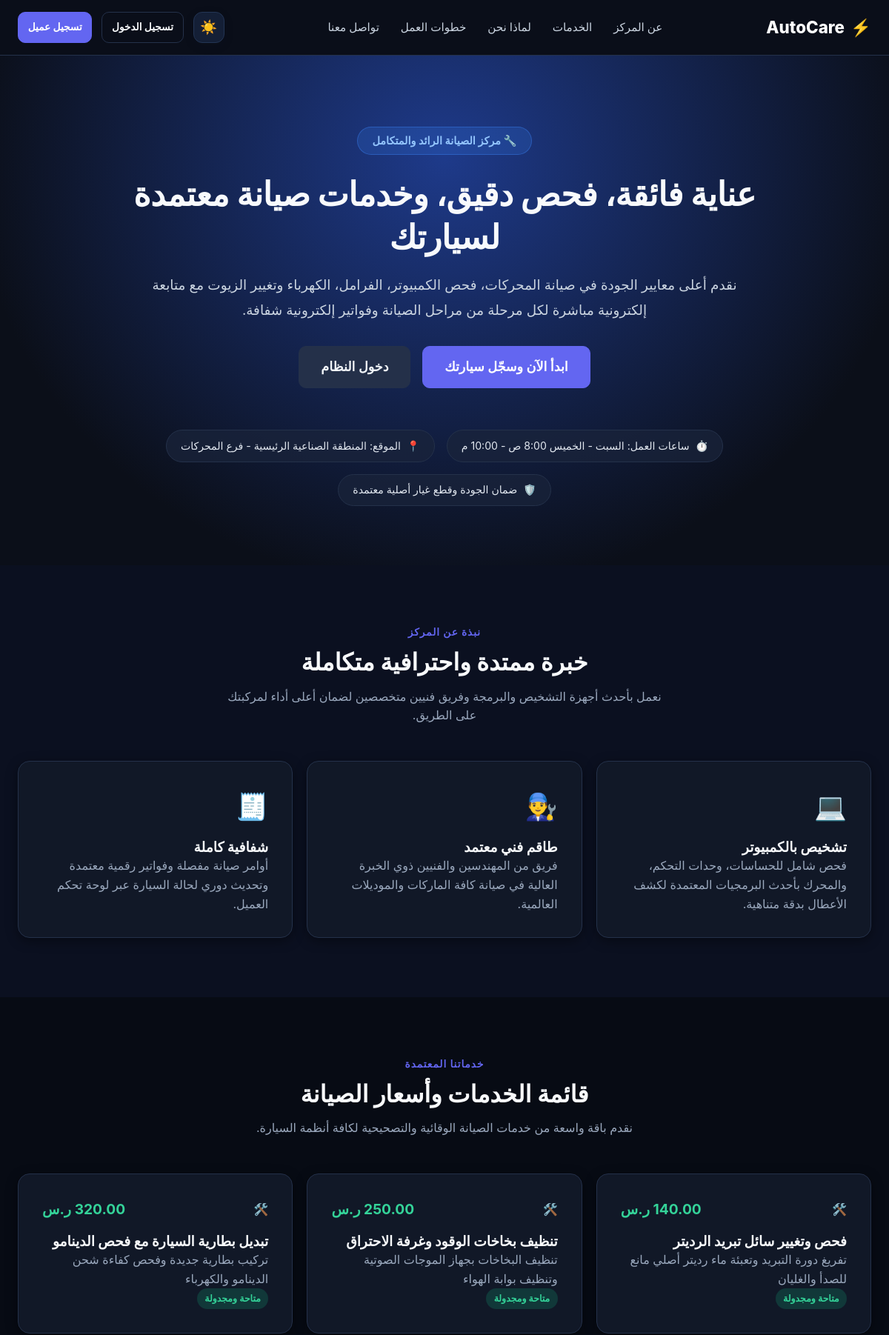
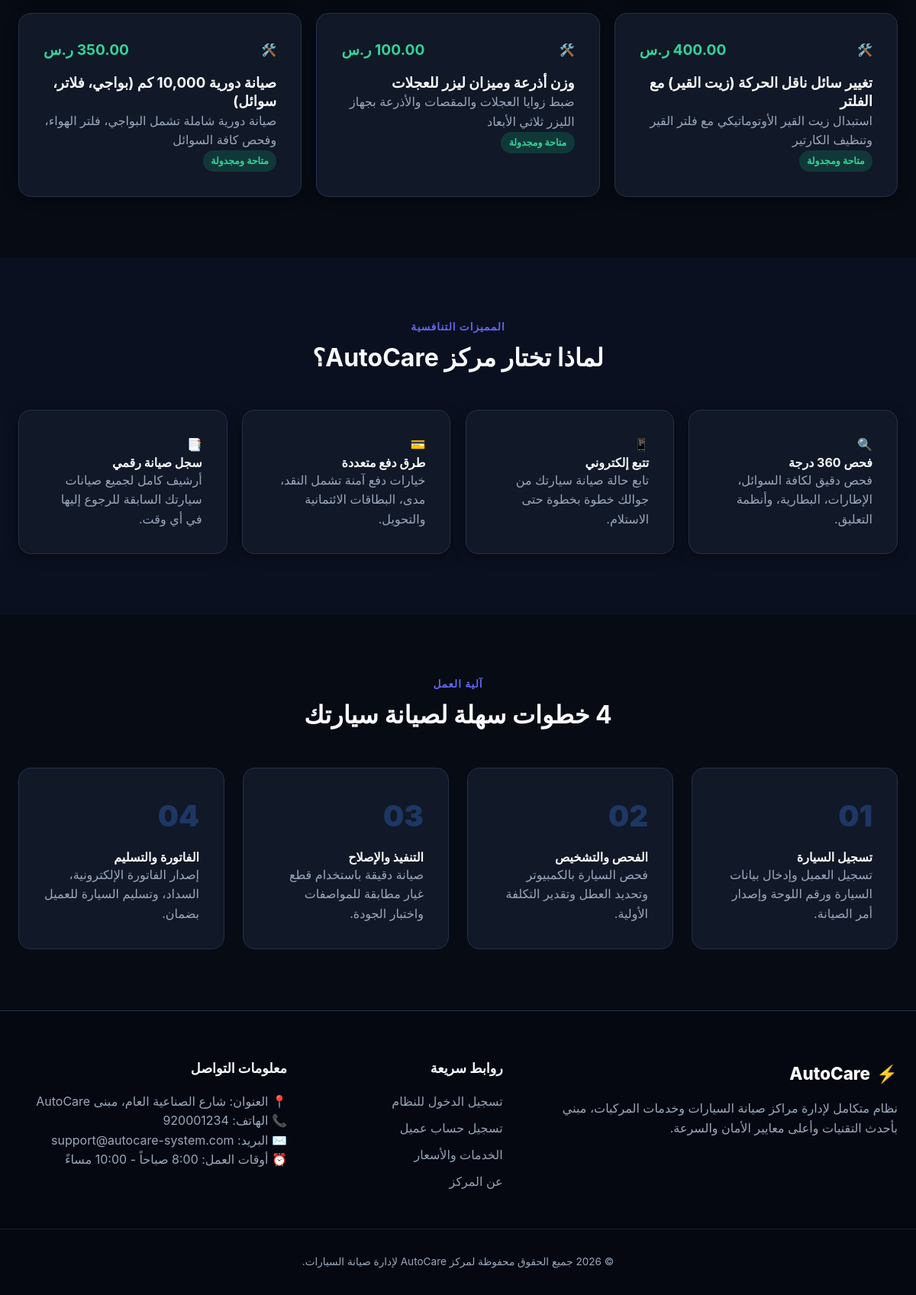
The page / on the database its author committed (2 pictures, top to bottom).
### tables this page shows
CREATE TABLE `services` (
  `id` int(10) UNSIGNED NOT NULL,
  `name` varchar(120) NOT NULL,
  `description` text DEFAULT NULL,
  `price` decimal(10,2) NOT NULL DEFAULT 0.00,
  `status` enum('active','inactive','pending','pending_delete','deleted') NOT NULL DEFAULT 'active',
  `is_primary_admin` tinyint(1) NOT NULL DEFAULT 0,
  `deletion_requested` tinyint(1) NOT NULL DEFAULT 0,
  `deletion_requested_at` timestamp NULL DEFAULT NULL,
  `created_at` timestamp NULL DEFAULT current_timestamp()
);

### config.php (called while the page is built, shortened)
<?php
function db(): PDO {
    static $pdo = null;
    if ($pdo === null) {
        $dsn = "mysql:host=" . DB_HOST . ";dbname=" . DB_NAME . ";charset=" . DB_CHARSET;
        $options = [
            PDO::ATTR_ERRMODE            => PDO::ERRMODE_EXCEPTION,
            PDO::ATTR_DEFAULT_FETCH_MODE => PDO::FETCH_ASSOC,
            PDO::ATTR_EMULATE_PREPARES   => false,
        ];
        try {
            $pdo = new PDO($dsn, DB_USER, DB_PASS, $options);
        } catch (PDOException $e) {
            die("خطأ في الاتصال بقاعدة البيانات: يرجى التحقق من ملف config.php وتأكيد استيراد database.sql.");
        }
    }
    return $pdo;
}
function is_logged_in(): bool {
    return !empty($_SESSION['user_id']) && !empty($_SESSION['user_role']);
}
function current_theme(): string {
    return 'dark';
}
function format_money(float|int|string|null $amount): string {
    return number_format((float)($amount ?? 0), 2) . ' ر.س';
}

### index.php (the view, shortened to what this page needs)
<?php
require_once __DIR__ . '/config.php';
$services = [];
try {
    $stmt = db()->query("SELECT * FROM services WHERE status = 'active' ORDER BY id DESC LIMIT 6");
    $services = $stmt->fetchAll();
} catch (PDOException $e) {
    $services = [];
}
?>
<!DOCTYPE html>
<html lang="ar" dir="rtl" data-theme="<?= htmlspecialchars(current_theme()) ?>">
<head>
    <link rel="stylesheet" href="style.css">
</head>
<body class="public-body">
    <header class="public-navbar">
        <div class="nav-container">
            <a href="index.php" class="brand-logo">
                <span class="brand-icon">⚡</span>
                <span class="brand-text">AutoCare</span>
            </a>
            <nav class="nav-links">
                <a href="#about">عن المركز</a>
                <a href="#services">الخدمات</a>
                <a href="#features">لماذا نحن</a>
                <a href="#workflow">خطوات العمل</a>
                <a href="#contact">تواصل معنا</a>
            </nav>
            <div class="nav-actions">
                <button type="button" class="theme-toggle-btn" onclick="toggleTheme()" title="تبديل المظهر بين الليلي والنهاري">
                    <span class="theme-icon"><?= current_theme() === 'dark' ? '☀️' : '🌙' ?></span>
                </button>
                <?php if (is_logged_in()): ?>
                    <a href="dashboard.php" class="btn btn-primary btn-sm">لوحة التحكم (<?= htmlspecialchars($_SESSION['user_name'] ?? '') ?>)</a>
                    <a href="logout.php" class="btn btn-outline-danger btn-sm">خروج</a>
                <?php else: ?>
                    <a href="login.php" class="btn btn-outline btn-sm">تسجيل الدخول</a>
                    <a href="register.php" class="btn btn-primary btn-sm">تسجيل عميل</a>
                <?php endif; ?>
            </div>
        </div>
    </header>
    <section class="hero-section">
        <div class="hero-content">
            <div class="hero-badge">🔧 مركز الصيانة الرائد والمتكامل</div>
            <h1 class="hero-title">عناية فائقة، فحص دقيق، وخدمات صيانة معتمدة لسيارتك</h1>
            <p class="hero-subtitle">
                نقدم أعلى معايير الجودة في صيانة المحركات، فحص الكمبيوتر، الفرامل، الكهرباء وتغيير الزيوت مع متابعة إلكترونية مباشرة لكل مرحلة من مراحل الصيانة وفواتير إلكترونية شفافة.
            </p>
            <div class="hero-cta">
                <?php if (!is_logged_in()): ?>
                    <a href="register.php" class="btn btn-primary btn-lg">ابدأ الآن وسجّل سيارتك</a>
                    <a href="login.php" class="btn btn-secondary btn-lg">دخول النظام</a>
                <?php else: ?>
                    <a href="dashboard.php" class="btn btn-primary btn-lg">الانتقال للوحة التحكم</a>
                <?php endif; ?>
            </div>
            <div class="hero-stats-banner">
                <div class="stat-pill">
                    <span class="stat-icon">⏱️</span>
                    <span>ساعات العمل: السبت - الخميس 8:00 ص - 10:00 م</span>
                </div>
                <div class="stat-pill">
                    <span class="stat-icon">📍</span>
                    <span>الموقع: المنطقة الصناعية الرئيسية - فرع المحركات</span>
                </div>
                <div class="stat-pill">
                    <span class="stat-icon">🛡️</span>
                    <span>ضمان الجودة وقطع غيار أصلية معتمدة</span>
                </div>
            </div>
        </div>
    </section>
    <section id="about" class="section-padded">
        <div class="container">
            <div class="section-header">
                <span class="section-tag">نبذة عن المركز</span>
                <h2>خبرة ممتدة واحترافية متكاملة</h2>
                <p>نعمل بأحدث أجهزة التشخيص والبرمجة وفريق فنيين متخصصين لضمان أعلى أداء لمركبتك على الطريق.</p>
            </div>
            <div class="grid grid-3">
                <div class="card feature-card">
                    <div class="card-icon">💻</div>
                    <h3>تشخيص بالكمبيوتر</h3>
                    <p>فحص شامل للحساسات، وحدات التحكم، والمحرك بأحدث البرمجيات المعتمدة لكشف الأعطال بدقة متناهية.</p>
                </div>
                <div class="card feature-card">
                    <div class="card-icon">👨‍🔧</div>
                    <h3>طاقم فني معتمد</h3>
                    <p>فريق من المهندسين والفنيين ذوي الخبرة العالية في صيانة كافة الماركات والموديلات العالمية.</p>
                </div>
                <div class="card feature-card">
                    <div class="card-icon">🧾</div>
                    <h3>شفافية كاملة</h3>
                    <p>أوامر صيانة مفصلة وفواتير رقمية معتمدة وتحديث دوري لحالة السيارة عبر لوحة تحكم العميل.</p>
                </div>
            </div>
        </div>
    </section>
    <section id="services" class="section-padded bg-darker">
        <div class="container">
            <div class="section-header">
                <span class="section-tag">خدماتنا المعتمدة</span>
                <h2>قائمة الخدمات وأسعار الصيانة</h2>
                <p>نقدم باقة واسعة من خدمات الصيانة الوقائية والتصحيحية لكافة أنظمة السيارة.</p>
            </div>
            <?php if (!empty($services)): ?>
                <div class="grid grid-3">
                    <?php foreach ($services as $srv): ?>
                        <div class="card service-card">
                            <div class="service-header">
                                <span class="service-icon">🛠️</span>
                                <span class="service-price"><?= format_money($srv['price']) ?></span>
                            </div>
                            <h3><?= htmlspecialchars($srv['name']) ?></h3>
                            <p><?= htmlspecialchars($srv['description'] ?: 'خدمة صيانة شاملة ومضمونة بأيدي فنيين محترفين.') ?></p>
                            <div class="service-footer">
                                <span class="badge badge-success">متاحة ومجدولة</span>
                            </div>
                        </div>
                    <?php endforeach; ?>
                </div>
            <?php endif; ?>
        </div>
    </section>
    <section id="features" class="section-padded">
        <div class="container">
            <div class="section-header">
                <span class="section-tag">المميزات التنافسية</span>
                <h2>لماذا تختار مركز AutoCare؟</h2>
            </div>
            <div class="grid grid-4">
                <div class="card mini-card">
                    <div class="mini-icon">🔍</div>
                    <h4>فحص 360 درجة</h4>
                    <p>فحص دقيق لكافة السوائل، الإطارات، البطارية، وأنظمة التعليق.</p>
                </div>
                <div class="card mini-card">
                    <div class="mini-icon">📱</div>
                    <h4>تتبع إلكتروني</h4>
                    <p>تابع حالة صيانة سيارتك من جوالك خطوة بخطوة حتى الاستلام.</p>
                </div>
                <div class="card mini-card">
                    <div class="mini-icon">💳</div>
                    <h4>طرق دفع متعددة</h4>
                    <p>خيارات دفع آمنة تشمل النقد، مدى، البطاقات الائتمانية والتحويل.</p>
                </div>
                <div class="card mini-card">
                    <div class="mini-icon">📑</div>
                    <h4>سجل صيانة رقمي</h4>
                    <p>أرشيف كامل لجميع صيانات سيارتك السابقة للرجوع إليها في أي وقت.</p>
                </div>
            </div>
        </div>
    </section>
    <section id="workflow" class="section-padded bg-darker">
        <div class="container">
            <div class="section-header">
                <span class="section-tag">آلية العمل</span>
                <h2>4 خطوات سهلة لصيانة سيارتك</h2>
            </div>
            <div class="steps-container">
                <div class="step-card">
                    <div class="step-number">01</div>
                    <h4>تسجيل السيارة</h4>
                    <p>تسجيل العميل وإدخال بيانات السيارة ورقم اللوحة وإصدار أمر الصيانة.</p>
                </div>
                <div class="step-card">
                    <div class="step-number">02</div>
                    <h4>الفحص والتشخيص</h4>
                    <p>فحص السيارة بالكمبيوتر وتحديد العطل وتقدير التكلفة الأولية.</p>
                </div>
                <div class="step-card">
                    <div class="step-number">03</div>
                    <h4>التنفيذ والإصلاح</h4>
                    <p>صيانة دقيقة باستخدام قطع غيار مطابقة للمواصفات واختبار الجودة.</p>
                </div>
                <div class="step-card">
                    <div class="step-number">04</div>
                    <h4>الفاتورة والتسليم</h4>
                    <p>إصدار الفاتورة الإلكترونية، السداد، وتسليم السيارة للعميل بضمان.</p>
                </div>
            </div>
        </div>
    </section>
    <footer id="contact" class="public-footer">
        <div class="container footer-grid">
            <div class="footer-col">
                <div class="brand-logo mb-3">
                    <span class="brand-icon">⚡</span>
                    <span class="brand-text">AutoCare</span>
                </div>
                <p>نظام متكامل لإدارة مراكز صيانة السيارات وخدمات المركبات، مبني بأحدث التقنيات وأعلى معايير الأمان والسرعة.</p>
            </div>
            <div class="footer-col">
                <h4>روابط سريعة</h4>
                <ul>
                    <li><a href="login.php">تسجيل الدخول للنظام</a></li>
                    <li><a href="register.php">تسجيل حساب عميل</a></li>
                    <li><a href="#services">الخدمات والأسعار</a></li>
                    <li><a href="#about">عن المركز</a></li>
                </ul>
            </div>
            <div class="footer-col">
                <h4>معلومات التواصل</h4>
                <p>📍 العنوان: شارع الصناعية العام، مبنى AutoCare</p>
                <p>📞 الهاتف: 920001234</p>
                <p>✉️ البريد: support@autocare-system.com</p>
                <p>⏰ أوقات العمل: 8:00 صباحاً - 10:00 مساءً</p>
            </div>
        </div>
        <div class="footer-bottom">
            <p>© <?= date('Y') ?> جميع الحقوق محفوظة لمركز AutoCare لإدارة صيانة السيارات.</p>
        </div>
    </footer>
</body>
</html>

### rows shown on the page
services: price "140.00 ر.س", name "فحص وتغيير سائل تبريد الرديتر", description "تفريغ دورة التبريد وتعبئة ماء رديتر أصلي مانع للصدأ والغليان"
services: price "250.00 ر.س", name "تنظيف بخاخات الوقود وغرفة الاحتراق", description "تنظيف البخاخات بجهاز الموجات الصوتية وتنظيف بوابة الهواء"
services: price "320.00 ر.س", name "تبديل بطارية السيارة مع فحص الدينامو", description "تركيب بطارية جديدة وفحص كفاءة شحن الدينامو والكهرباء"
services: price "400.00 ر.س", name "تغيير سائل ناقل الحركة (زيت القير) مع الفلتر", description "استبدال زيت القير الأوتوماتيكي مع فلتر القير وتنظيف الكارتير"
services: price "100.00 ر.س", name "وزن أذرعة وميزان ليزر للعجلات", description "ضبط زوايا العجلات والمقصات والأذرعة بجهاز الليزر ثلاثي الأبعاد"
services: price "350.00 ر.س", name "صيانة دورية 10,000 كم (بواجي، فلاتر، سوائل)", description "صيانة دورية شاملة تشمل البواجي، فلتر الهواء، وفحص كافة السوائل"
